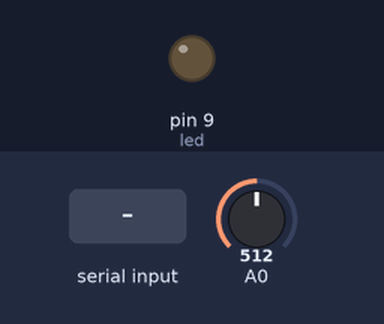
Simulated run of this sketch. Board: Arduino Uno, built with avr-gcc and run on an emulated ATmega328P. Shown: output pins drawn as LEDs (lit = HIGH). The inputs (shaded band) are chosen by the test bench; at power-on: A0 = 512. What the sketch prints to the serial monitor is not drawn.

Above: at 1.2 s.
1.3 s: "1" received over Serial
At 2.2 s:
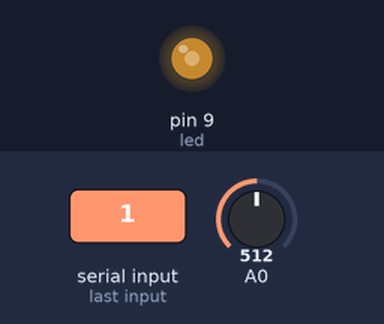
2.8 s: A0 set to 499
At 3.1 s:
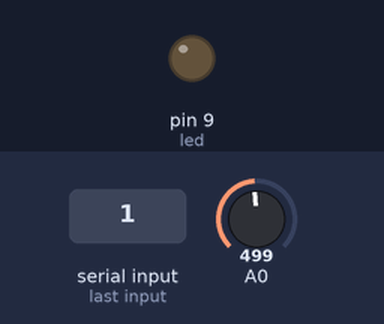
4.4 s: "0" received over Serial
At 19.37 s:
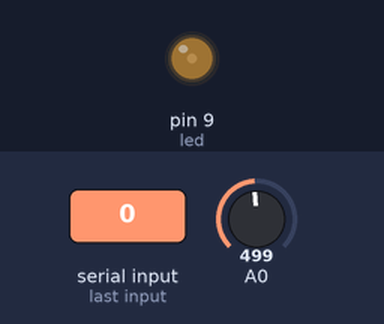
Timing chart, 0 to 46.0 s (numbered marks = the images above; inputs shaded):
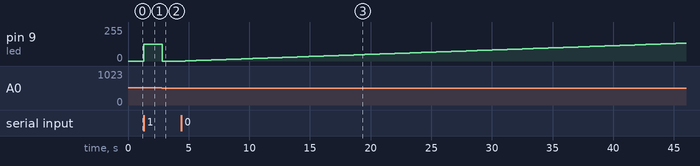

The sketch:

voalekhnovichLab2.ino
```cpp
int led = 9;
int analogVal = 0;

void setup() {
  // put your setup code here, to run once:
  pinMode(led, OUTPUT);

  Serial.begin(9600);
}

int revLookTable[256];

void loop() {
  int count = 0, largestVal = 0, smallestVal = 0, settlingTime = 0, mappedVal = 0
  ,pResistVal = 0;
  Serial.println("Enter to characterize settling time");
  waitForKeyPress();
  analogWrite(led,127);
  smallestVal = analogRead(A0);
  while(count !=5)
  {
    pResistVal = averagePhotoResistorReading();
    if(pResistVal > largestVal)
    {
      largestVal = pResistVal;
      count = 0;
    }
    if(pResistVal < largestVal)
    {
      count++;
    }
    if(smallestVal > pResistVal)
    {
      smallestVal = pResistVal;
    }
    Serial.println(pResistVal);
    settlingTime++;
  }
  analogWrite(led, 0);
  Serial.print("settling time (msec) = ");
  Serial.println(settlingTime);
  Serial.print("smallest = ");
  Serial.println(smallestVal);
  Serial.print("largest = ");
  Serial.println(largestVal);
  Serial.println("Enter to test a linear mapping (linear guess loop)");
  waitForKeyPress();
  for(int i = 0; i < 256; i ++)
  {
    analogWrite(led, i);
    Serial.print("LED=");
    Serial.print(i);
    delay(settlingTime);
    pResistVal = averagePhotoResistorReading();
    Serial.print(" Light=");
    Serial.print(pResistVal);
    Serial.print(" LinMapped=");
    mappedVal = map(pResistVal, smallestVal, largestVal, 0, 255);
    mappedVal = constrain(mappedVal, 0, 255);
    Serial.println(mappedVal);
    revLookTable[mappedVal] = i;
  }
  int lastVal = 0;
  for(int i =0; i < 256; i++)
  {
    if(revLookTable[i] == 0)
    {
      revLookTable[i] = lastVal;
    }
    else
    {
      lastVal = revLookTable[i];
    }
  }
  Serial.println("Enter to test a reverse lookup (test loop)");
  waitForKeyPress();
  for(int i = 0; i < 256; i ++)
  {
    analogWrite(led, i);
    Serial.print("LED=");
    Serial.print(i);
    delay(settlingTime);
    pResistVal = averagePhotoResistorReading();
    Serial.print(" Light=");
    Serial.print(pResistVal);
    Serial.print(" ReverseMapped=");
    mappedVal = map(pResistVal, smallestVal, largestVal, 0, 255);
    mappedVal = constrain(mappedVal, 0, 255);
    Serial.println(revLookTable[mappedVal]);
    revLookTable[mappedVal] = i;
  }
  analogWrite(led, 0);
  delay(5000);
}

void waitForKeyPress()
{
  while(!Serial.available())
  {

  }
  while(Serial.available())
  {
    Serial.read();
  }
}


int averagePhotoResistorReading()
{
  int average = 0, readTimes = 20;;
  for(int i = 0; i < readTimes; i ++)
  {
    average += analogRead(A0);
  }
  return average/readTimes;
}
```

Measured:
- the behaviour switches between 512 and 511 on A0 (found by bisection; images 1 and 2)
- after the input at 1.3 s, pin 9 (led): 0/255 → 127/255 at once
- after the input at 2.8 s, pin 9 (led): 127/255 → 0/255 at once
- after the input at 4.4 s, pin 9 (led): moves from 0/255 to 134/255 over 41.1 s, starting after 0.31 s
